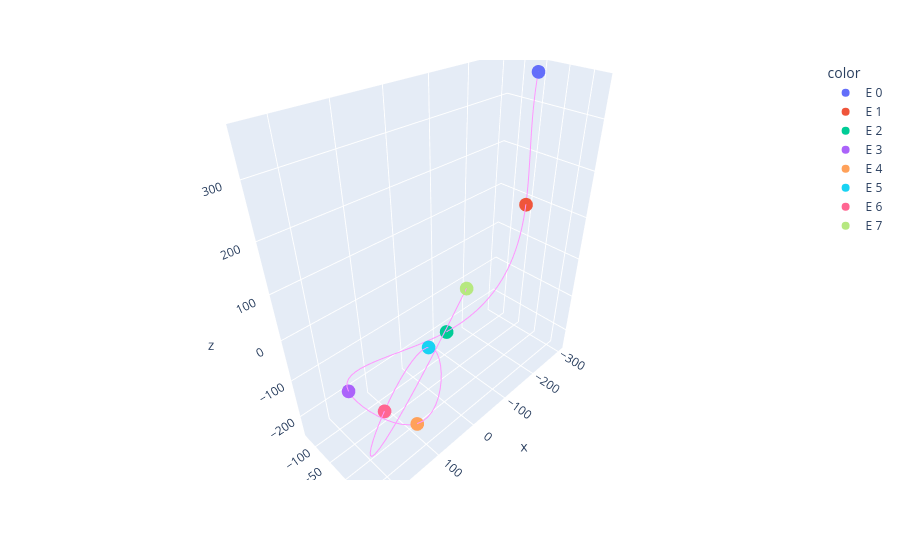

Notebook source saved alongside this figure:
### Code cell
# input variables to R
%R -i traces_df # input
%R group_IDs_i = c(13, 52, 16, 69)
# %R print(traces_df)

# Clean up traces after import from pandas
# Clean up the traces_df after import to R


# compute GPA
# %R print(geomorph_gpa)
%R shapes_gpa_out = shapes_gpa(traces_df = traces_df, group_IDs_i = group_IDs_i)

# export to python
%R -o shapes_gpa_out
shapes_gpa_out
shapes_gpa_out=shapes_gpa_out.set_index(['idx','frame'])
#geomorph_gpa_out = pd.concat(geomorph_gpa_out, axis=1)
tr.plot_traces(shapes_gpa_out,[1])

### Figure 1 — Plotly figure (JSON) as saved in the notebook; plotly's stock layout.template omitted (floating-point values rounded to 4 significant figures)
{"data": [{"hoverlabel": {"namelength": 0}, "hovertemplate": "color=E 0<br>x=%{x}<br>y=%{y}<br>z=%{z}", "legendgroup": "E 0", "marker": {"color": "#636efa", "symbol": "circle"}, "mode": "markers", "name": "E 0", "scene": "scene", "showlegend": true, "type": "scatter3d", "x": [-301.1], "y": [-54.69], "z": [359.3]}, {"hoverlabel": {"namelength": 0}, "hovertemplate": "color=E 1<br>x=%{x}<br>y=%{y}<br>z=%{z}", "legendgroup": "E 1", "marker": {"color": "#EF553B", "symbol": "circle"}, "mode": "markers", "name": "E 1", "scene": "scene", "showlegend": true, "type": "scatter3d", "x": [-227.5], "y": [-0.7865], "z": [131.5]}, {"hoverlabel": {"namelength": 0}, "hovertemplate": "color=E 2<br>x=%{x}<br>y=%{y}<br>z=%{z}", "legendgroup": "E 2", "marker": {"color": "#00cc96", "symbol": "circle"}, "mode": "markers", "name": "E 2", "scene": "scene", "showlegend": true, "type": "scatter3d", "x": [-5.902], "y": [0.3713], "z": [-60.5]}, {"hoverlabel": {"namelength": 0}, "hovertemplate": "color=E 3<br>x=%{x}<br>y=%{y}<br>z=%{z}", "legendgroup": "E 3", "marker": {"color": "#ab63fa", "symbol": "circle"}, "mode": "markers", "name": "E 3", "scene": "scene", "showlegend": true, "type": "scatter3d", "x": [153.6], "y": [-123.7], "z": [-200.5]}, {"hoverlabel": {"namelength": 0}, "hovertemplate": "color=E 4<br>x=%{x}<br>y=%{y}<br>z=%{z}", "legendgroup": "E 4", "marker": {"color": "#FFA15A", "symbol": "circle"}, "mode": "markers", "name": "E 4", "scene": "scene", "showlegend": true, "type": "scatter3d", "x": [96.07], "y": [20.32], "z": [-225.8]}, {"hoverlabel": {"namelength": 0}, "hovertemplate": "color=E 5<br>x=%{x}<br>y=%{y}<br>z=%{z}", "legendgroup": "E 5", "marker": {"color": "#19d3f3", "symbol": "circle"}, "mode": "markers", "name": "E 5", "scene": "scene", "showlegend": true, "type": "scatter3d", "x": [76.63], "y": [38.2], "z": [-19.43]}, {"hoverlabel": {"namelength": 0}, "hovertemplate": "color=E 6<br>x=%{x}<br>y=%{y}<br>z=%{z}", "legendgroup": "E 6", "marker": {"color": "#FF6692", "symbol": "circle"}, "mode": "markers", "name": "E 6", "scene": "scene", "showlegend": true, "type": "scatter3d", "x": [191.1], "y": [50.77], "z": [-78.99]}, {"hoverlabel": {"namelength": 0}, "hovertemplate": "color=E 7<br>x=%{x}<br>y=%{y}<br>z=%{z}", "legendgroup": "E 7", "marker": {"color": "#B6E880", "symbol": "circle"}, "mode": "markers", "name": "E 7", "scene": "scene", "showlegend": true, "type": "scatter3d", "x": [17.08], "y": [69.55], "z": [94.46]}, {"mode": "lines", "showlegend": false, "type": "scatter3d", "x": [-301.1, -300.5, -299.3, -297.5, -295.2, -292.3, -288.8, -284.8, -280.3, -275.3, -269.8, -263.7, -257.3, -250.3, -242.9, -235.1, -226.8, -218.1, -209.0, -199.6, -189.7, -179.5, -169.0, -158.1, -146.8, -135.3, -123.4, -111.3, -98.88, -86.2, -73.25, -60.07, -46.65, -33.02, -19.18, -5.143, 9.05, 23.29, 37.44, 51.37, 64.95, 78.05, 90.53, 102.3, 113.1, 123.0, 131.7, 139.2, 145.2, 149.7, 152.6, 153.6, 152.8, 150.4, 146.5, 141.3, 135.1, 128.2, 120.7, 112.8, 104.8, 96.83, 89.2, 82.02, 75.43, 69.56, 64.55, 60.53, 57.64, 56.02, 55.79, 57.1, 60.09, 64.87, 71.61, 80.41, 91.2, 103.6, 117.3, 131.8, 146.8, 161.9, 176.8, 190.9, 204.1, 215.8, 225.7, 233.4, 238.6, 240.8, 239.6, 234.8, 225.9, 212.5, 194.3, 170.9, 141.8, 106.7, 65.28, 17.08], "y": [-54.69, -55.69, -55.79, -55.04, -53.53, -51.32, -48.47, -45.06, -41.16, -36.83, -32.14, -27.16, -21.97, -16.63, -11.2, -5.759, -0.3754, 4.884, 9.95, 14.75, 19.23, 23.3, 26.91, 29.97, 32.44, 34.22, 35.27, 35.5, 34.85, 33.25, 30.64, 26.93, 22.07, 15.99, 8.608, -0.1337, -10.23, -21.44, -33.44, -45.94, -58.62, -71.19, -83.33, -94.74, -105.1, -114.1, -121.5, -127.0, -130.1, -130.7, -128.5, -123.0, -114.3, -102.8, -89.03, -73.68, -57.3, -40.49, -23.84, -7.95, 6.599, 19.21, 29.4, 37.22, 42.93, 46.78, 49.01, 49.89, 49.65, 48.55, 46.84, 44.77, 42.59, 40.55, 38.9, 37.88, 37.61, 38.03, 39.05, 40.62, 42.64, 45.05, 47.77, 50.73, 53.85, 57.07, 60.29, 63.46, 66.49, 69.3, 71.84, 74.02, 75.76, 76.99, 77.65, 77.64, 76.9, 75.36, 72.93, 69.55], "z": [359.3, 342.2, 325.5, 309.3, 293.5, 278.0, 263.0, 248.3, 233.9, 219.9, 206.2, 192.9, 179.9, 167.1, 154.7, 142.5, 130.6, 118.9, 107.5, 96.3, 85.33, 74.56, 63.99, 53.6, 43.38, 33.32, 23.41, 13.64, 3.99, -5.543, -14.97, -24.31, -33.57, -42.76, -51.9, -60.99, -70.04, -79.06, -88.04, -96.99, -105.9, -114.8, -123.6, -132.4, -141.2, -149.9, -158.6, -167.2, -175.8, -184.3, -192.9, -201.3, -209.7, -217.6, -224.8, -231.0, -235.7, -238.7, -239.6, -238.1, -234.0, -226.7, -216.2, -202.7, -186.9, -169.3, -150.5, -131.0, -111.4, -92.22, -74.06, -57.48, -43.02, -31.25, -22.74, -18.03, -17.22, -19.85, -25.39, -33.33, -43.16, -54.36, -66.43, -78.85, -91.09, -102.7, -113.0, -121.7, -128.1, -131.9, -132.3, -129.0, -121.4, -109.1, -91.42, -67.93, -38.12, -1.455, 42.56, 94.46]}], "layout": {"legend": {"title": {"text": "color"}, "tracegroupgap": 0}, "margin": {"t": 60}, "scene": {"domain": {"x": [0, 1], "y": [0, 1]}, "xaxis": {"title": {"text": "x"}}, "yaxis": {"title": {"text": "y"}}, "zaxis": {"title": {"text": "z"}}}}}
